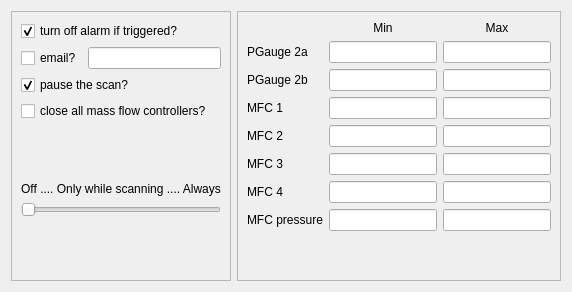
      <widget class="QWidget" name="tab_Notifs">
       <attribute name="title">
        <string>Notifications</string>
       </attribute>
       <attribute name="toolTip">
        <string>&lt;html&gt;&lt;head/&gt;&lt;body&gt;&lt;p&gt;&lt;span style=&quot; font-weight:600;&quot;&gt;Jet GUI - Notifications&lt;/span&gt;&lt;/p&gt;&lt;p&gt;&lt;span style=&quot; font-style:italic;&quot;&gt;Usage&lt;/span&gt;:&lt;br/&gt;Provides some automatic controls for setting the experiment and instruments in a safe state if certain undesirable conditions are met.&lt;/p&gt;&lt;p&gt;&lt;span style=&quot; font-style:italic;&quot;&gt;Keyboard Shortcuts&lt;/span&gt;:&lt;br/&gt;Escape - Exit the GUI&lt;br/&gt;Ctrl+PgDwn / Ctrl+Tab - Next tab&lt;br/&gt;Ctrl+PgUp / Ctrl+Shift+Tab - Previous tab&lt;br/&gt;(i.e. nothing special)&lt;/p&gt;&lt;p&gt;&lt;span style=&quot; font-style:italic;&quot;&gt;Mouse Shortcuts&lt;/span&gt;:&lt;br/&gt;(nothing special)&lt;/p&gt;&lt;/body&gt;&lt;/html&gt;</string>
       </attribute>
       <layout class="QHBoxLayout" name="horizontalLayout_24">
        <item>
         <widget class="QFrame" name="frame_alarmOptions">
          <property name="frameShape">
           <enum>QFrame::StyledPanel</enum>
          </property>
          <property name="frameShadow">
           <enum>QFrame::Raised</enum>
          </property>
          <layout class="QVBoxLayout" name="verticalLayout_40">
           <item>
            <widget class="QCheckBox" name="check_alarmTurnOffAfterTrigger">
             <property name="text">
              <string>turn off alarm if triggered?</string>
             </property>
             <property name="checked">
              <bool>true</bool>
             </property>
            </widget>
           </item>
           <item>
            <layout class="QHBoxLayout" name="horizontalLayout_25">
             <item>
              <widget class="QCheckBox" name="check_alarmEmail">
               <property name="text">
                <string>email?</string>
               </property>
              </widget>
             </item>
             <item>
              <widget class="QLineEdit" name="txt_alarmEmail"/>
             </item>
            </layout>
           </item>
           <item>
            <widget class="QCheckBox" name="check_alarmPauseScan">
             <property name="text">
              <string>pause the scan?</string>
             </property>
             <property name="checked">
              <bool>true</bool>
             </property>
            </widget>
           </item>
           <item>
            <widget class="QCheckBox" name="check_alarmCloseMFCs">
             <property name="text">
              <string>close all mass flow controllers?</string>
             </property>
            </widget>
           </item>
           <item>
            <spacer name="verticalSpacer_13">
             <property name="orientation">
              <enum>Qt::Vertical</enum>
             </property>
             <property name="sizeHint" stdset="0">
              <size>
               <width>20</width>
               <height>40</height>
              </size>
             </property>
            </spacer>
           </item>
           <item>
            <widget class="QLabel" name="label_2">
             <property name="text">
              <string>Off .... Only while scanning .... Always</string>
             </property>
             <property name="alignment">
              <set>Qt::AlignCenter</set>
             </property>
            </widget>
           </item>
           <item>
            <widget class="QSlider" name="slider_alarmActivity">
             <property name="maximum">
              <number>2</number>
             </property>
             <property name="pageStep">
              <number>1</number>
             </property>
             <property name="orientation">
              <enum>Qt::Horizontal</enum>
             </property>
            </widget>
           </item>
           <item>
            <spacer name="verticalSpacer_14">
             <property name="orientation">
              <enum>Qt::Vertical</enum>
             </property>
             <property name="sizeHint" stdset="0">
              <size>
               <width>20</width>
               <height>40</height>
              </size>
             </property>
            </spacer>
           </item>
          </layout>
         </widget>
        </item>
        <item>
         <widget class="QFrame" name="frame_3">
          <property name="frameShape">
           <enum>QFrame::StyledPanel</enum>
          </property>
          <property name="frameShadow">
           <enum>QFrame::Raised</enum>
          </property>
          <layout class="QGridLayout" name="gridLayout_14">
           <item row="2" column="0">
            <widget class="QLabel" name="label_alarmPgauge2b">
             <property name="text">
              <string>PGauge 2b</string>
             </property>
            </widget>
           </item>
           <item row="8" column="0">
            <spacer name="verticalSpacer_12">
             <property name="orientation">
              <enum>Qt::Vertical</enum>
             </property>
             <property name="sizeHint" stdset="0">
              <size>
               <width>20</width>
               <height>40</height>
              </size>
             </property>
            </spacer>
           </item>
           <item row="4" column="0">
            <widget class="QLabel" name="label_alarmMFC2">
             <property name="text">
              <string>MFC 2</string>
             </property>
            </widget>
           </item>
           <item row="1" column="0">
            <widget class="QLabel" name="label_alarmPgauge2a">
             <property name="text">
              <string>PGauge 2a</string>
             </property>
            </widget>
           </item>
           <item row="3" column="0">
            <widget class="QLabel" name="label_alarmMFC1">
             <property name="text">
              <string>MFC 1</string>
             </property>
            </widget>
           </item>
           <item row="0" column="2">
            <widget class="QLabel" name="label_alarmMax">
             <property name="text">
              <string>Max</string>
             </property>
             <property name="alignment">
              <set>Qt::AlignCenter</set>
             </property>
            </widget>
           </item>
           <item row="5" column="0">
            <widget class="QLabel" name="label_alarmMFC3">
             <property name="text">
              <string>MFC 3</string>
             </property>
            </widget>
           </item>
           <item row="0" column="1">
            <widget class="QLabel" name="label_alarmMin">
             <property name="text">
              <string>Min</string>
             </property>
             <property name="alignment">
              <set>Qt::AlignCenter</set>
             </property>
            </widget>
           </item>
           <item row="6" column="0">
            <widget class="QLabel" name="label_alarmMFC4">
             <property name="text">
              <string>MFC 4</string>
             </property>
            </widget>
           </item>
           <item row="1" column="1">
            <widget class="ScrollableText" name="txt_alarmPgauge2amin"/>
           </item>
           <item row="1" column="2">
            <widget class="ScrollableText" name="txt_alarmPgauge2amax"/>
           </item>
           <item row="2" column="1">
            <widget class="ScrollableText" name="txt_alarmPgauge2bmin"/>
           </item>
           <item row="2" column="2">
            <widget class="ScrollableText" name="txt_alarmPgauge2bmax"/>
           </item>
           <item row="3" column="1">
            <widget class="ScrollableText" name="txt_alarmMFC1min"/>
           </item>
           <item row="3" column="2">
            <widget class="ScrollableText" name="txt_alarmMFC1max"/>
           </item>
           <item row="4" column="1">
            <widget class="ScrollableText" name="txt_alarmMFC2min"/>
           </item>
           <item row="4" column="2">
            <widget class="ScrollableText" name="txt_alarmMFC2max"/>
           </item>
           <item row="5" column="1">
            <widget class="ScrollableText" name="txt_alarmMFC3min"/>
           </item>
           <item row="5" column="2">
            <widget class="ScrollableText" name="txt_alarmMFC3max"/>
           </item>
           <item row="6" column="1">
            <widget class="ScrollableText" name="txt_alarmMFC4min"/>
           </item>
           <item row="6" column="2">
            <widget class="ScrollableText" name="txt_alarmMFC4max"/>
           </item>
           <item row="7" column="0">
            <widget class="QLabel" name="label_alarmMFCpressure">
             <property name="text">
              <string>MFC pressure</string>
             </property>
            </widget>
           </item>
           <item row="7" column="1">
            <widget class="ScrollableText" name="txt_alarmMFCpressuremin"/>
           </item>
           <item row="7" column="2">
            <widget class="ScrollableText" name="txt_alarmMFCpressuremax"/>
           </item>
          </layout>
         </widget>
        </item>
       </layout>
      </widget>
